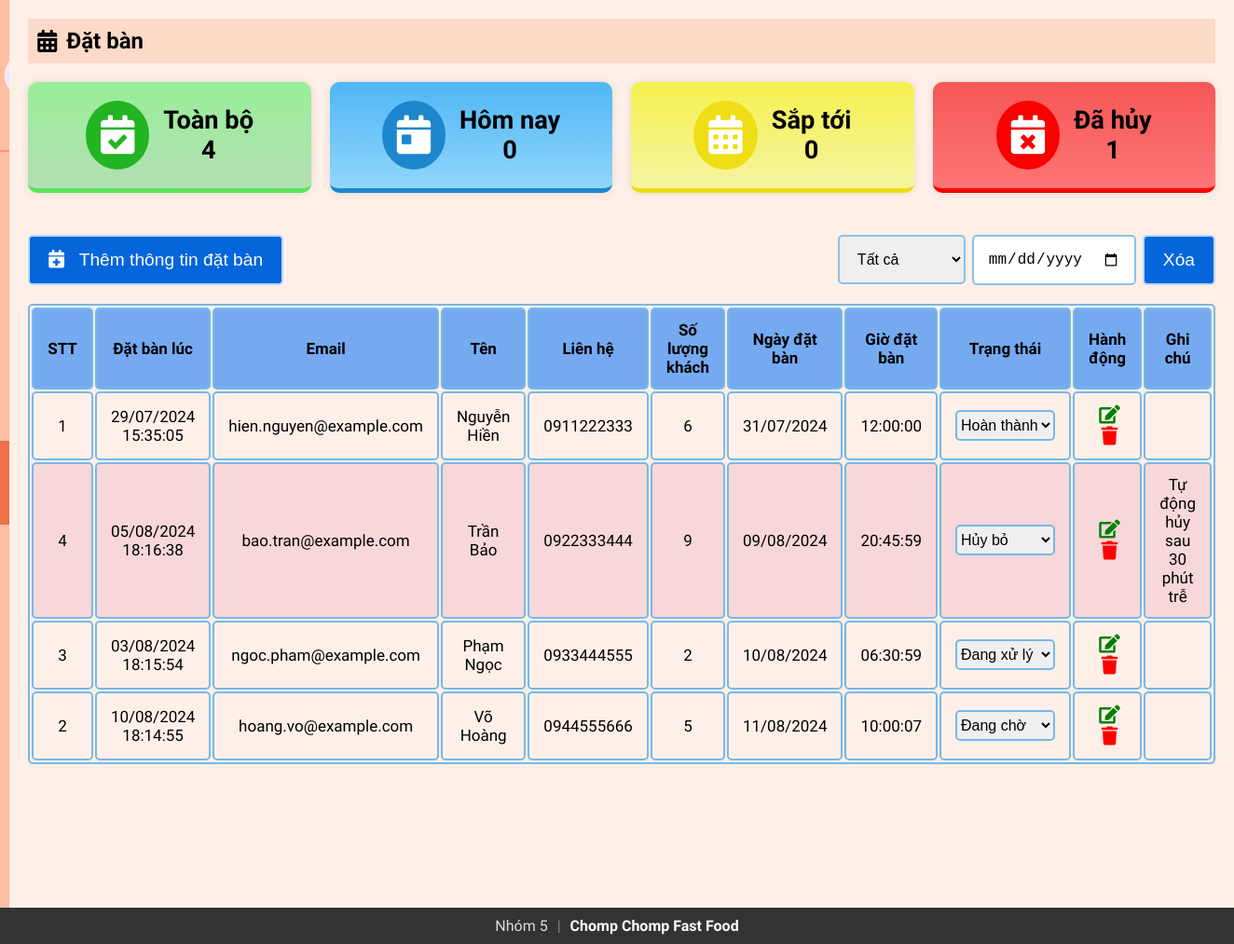
Screenshot of /Admin/reservations.php (signed in) with the database file from the repository.
### tables this page shows
CREATE TABLE `staff` (
  `id` int(11) NOT NULL,
  `firstName` varchar(50) NOT NULL,
  `lastName` varchar(50) NOT NULL,
  `email` varchar(100) NOT NULL,
  `contact` varchar(15) DEFAULT NULL,
  `role` enum('superadmin','admin','delivery boy','waiter') NOT NULL,
  `password` varchar(255) NOT NULL,
  `createdAt` timestamp NOT NULL DEFAULT current_timestamp(),
  `updatedAt` timestamp NOT NULL DEFAULT current_timestamp() ON UPDATE current_timestamp(),
  `profile_image` varchar(255) NOT NULL DEFAULT 'default.jpg'
);

CREATE TABLE `reservations` (
  `email` varchar(255) NOT NULL,
  `name` varchar(255) NOT NULL,
  `contact` varchar(10) NOT NULL,
  `noOfGuests` int(50) NOT NULL,
  `reservedTime` time NOT NULL,
  `reservedDate` date NOT NULL,
  `reservedAt` timestamp NOT NULL DEFAULT current_timestamp(),
  `status` enum('Pending','Approved','On Process','Completed','Cancelled') NOT NULL DEFAULT 'Pending',
  `reservation_id` int(11) NOT NULL
);

### Admin/sidebar.php (called while the page is built, shortened)
<?php
include 'db_connection.php';
$admin_email = isset($_SESSION['email']) ? $_SESSION['email'] : '';
function getAdminInfo($email)
{
  global $conn;
  $stmt = $conn->prepare("SELECT firstName, lastName, email, profile_image FROM staff WHERE email = ?");
  $stmt->bind_param("s", $email);
  $stmt->execute();
  $stmt->bind_result($firstName, $lastName, $email,  $profile_image);
  return [
    'firstName' => $firstName ?: '',
    'lastName' => $lastName ?: '',
    'email' => $email ?: '',
    'profile_image' => $profile_image ?: 'default.jpg'
  ];
}
$admin_info = getAdminInfo($admin_email);
?>

### Admin/reservations.php (the view, shortened to what this page needs)
<?php
include 'db_connection.php';
$current_time = new DateTime();
$sql_total = "SELECT COUNT(*) AS total FROM reservations";
$result_total = $conn->query($sql_total);
$row_total = $result_total->fetch_assoc();
$totalReservations = $row_total['total'];
$sql_today = "SELECT COUNT(*) AS today FROM reservations WHERE DATE(reservedDate) = CURDATE()";
$result_today = $conn->query($sql_today);
$row_today = $result_today->fetch_assoc();
$todaysReservations = $row_today['today'];
$sql_upcoming = "SELECT COUNT(*) AS upcoming FROM reservations WHERE reservedDate > CURDATE() AND status != 'Cancelled' AND status != 'Completed' AND status != 'On Process'";
$result_upcoming = $conn->query($sql_upcoming);
$row_upcoming = $result_upcoming->fetch_assoc();
$upcomingReservations = $row_upcoming['upcoming'];
$sql_cancelled = "SELECT COUNT(*) AS cancelled FROM reservations WHERE status = 'Cancelled'";
$result_cancelled = $conn->query($sql_cancelled);
$row_cancelled = $result_cancelled->fetch_assoc();
$cancelledReservations = $row_cancelled['cancelled'];
$dateFilter = isset($_GET['dateFilter']) ? $_GET['dateFilter'] : '';
$query = "SELECT * FROM reservations";
$query .= " ORDER BY CONCAT(reservedDate, ' ', reservedTime) ASC";
$result = $conn->query($query);
?>
<?php
include 'sidebar.php';
?>
<!DOCTYPE html>
<html lang="en">
<head>
  <link rel="stylesheet" href="sidebar.css">
  <link rel="stylesheet" href="admin_reservation.css">
  <link rel="stylesheet" href="https://cdnjs.cloudflare.com/ajax/libs/font-awesome/5.15.3/css/all.min.css">
</head>
<body>
  <div class="sidebar">
    <div class="profile-section">
      <img src="../uploads/<?php echo htmlspecialchars($admin_info['profile_image']); ?>" alt="Profile Picture">
    </div>
    <ul>
            <li><a href="index.php" ><i class="fas fa-chart-line"></i> Tổng quan </a></li>
            <li><a href="admin_menu.php" ><i class="fas fa-utensils"></i> Quản lý thực đơn </a></li>
            <li><a href="admin_orders.php"><i class="fas fa-shopping-cart"></i> Đơn hàng </a></li>
            <li><a href="reservations.php" class="active"><i class="fas fa-calendar-alt"></i> Đặt bàn </a></li>
            <li><a href="users.php"><i class="fas fa-users"></i> Người dùng </a></li>
            <li><a href="reviews.php"><i class="fas fa-star"></i> Đánh giá </a></li>
            <li><a href="staffs.php" ><i class="fas fa-users"></i> Nhân viên </a></li>
            <li><a href="profile.php"><i class="fas fa-user"></i> Hồ sơ </a></li>
            <li><a href="logout.php"><i class="fas fa-sign-out-alt"></i> Đăng xuất</a></li>
        </ul>
  </div>
  <div class="content">
    <div class="header">
      <h2><i class="fas fa-calendar-alt"></i> Đặt bàn </h2>
    </div>
    <div>
      <div class="stats">
        <div class="stat-item" id="total">
          <div class="stat-icon" id="total-icon">
            <i class="fas fa-calendar-check"></i>
          </div>
          <div class="stat-text">
            <p>Toàn bộ</p>
            <p><?php echo $totalReservations; ?></p>
          </div>
        </div>
        <div class="stat-item" id="today">
          <div class="stat-icon" id="today-icon">
            <i class="fas fa-calendar-day"></i>
          </div>
          <div class="stat-text">
            <p>Hôm nay</p>
            <p><?php echo $todaysReservations; ?></p>
          </div>
        </div>
        <div class="stat-item" id="upcoming">
          <div class="stat-icon" id="upcoming-icon">
            <i class="fas fa-calendar-alt"></i>
          </div>
          <div class="stat-text">
            <p> Sắp tới </p>
            <p><?php echo $upcomingReservations; ?></p>
          </div>
        </div>
        <div class="stat-item" id="cancelled">
          <div class="stat-icon" id="cancelled-icon">
            <i class="fas fa-calendar-times"></i>
          </div>
          <div class="stat-text">
            <p> Đã hủy</p>
            <p><?php echo $cancelledReservations; ?></p>
          </div>
        </div>
      </div>
      <div class="buttons-container">
        <button onclick="openaddReservationModal()"><i class="fas fa-calendar-plus"></i> &nbsp; Thêm thông tin đặt bàn </button>
        <div class="actions">
          <select id="statusFilter" name="statusFilter" onchange="filterByStatus()">
            <option value="">Tất cả</option>
          </select>
          <input type="date" id="dateFilter" name="dateFilter" value="<?php echo htmlspecialchars($dateFilter); ?>" onchange="filterByDate()">
          <button type="button" onclick="clearFilter()">Xóa</button>
        </div>
      </div>
      <table id="userTable">
        <thead>
          <tr>
            <th>STT</th>
            <th>Đặt bàn lúc</th>
            <th>Email</th>
            <th>Tên</th>
            <th>Liên hệ</th>
            <th>Số lượng khách</th>
            <th>Ngày đặt bàn</th>
            <th>Giờ đặt bàn</th>
            <th>Trạng thái</th>
            <th>Hành động</th>
            <th>Ghi chú</th>
          </tr>
        </thead>
        <tbody>
          <?php
          if ($result->num_rows > 0) {
            while ($row = $result->fetch_assoc()) {
    $res_time = new DateTime($row['reservedDate'] . ' ' . $row['reservedTime']);
    $interval_minutes = ($current_time->getTimestamp() - $res_time->getTimestamp()) / 60;
    $highlight = "";
    $note = "";
    $reservedDateFormatted = date('d/m/Y', strtotime($row['reservedDate']));
    $reservedAtFormatted = '';
    if (!empty($row['reservedAt'])) {
        $reservedAtFormatted = date('d/m/Y H:i:s', strtotime($row['reservedAt']));
    }
   if ($interval_minutes >= 30 && $row['status'] == 'Cancelled') {
            $highlight = 'style="background-color: #f8d7da;"';
            $note = 'Tự động hủy sau 30 phút trễ';
        } elseif ($interval_minutes > 0 && $row['status'] == 'Approved') {
            $highlight = 'style="background-color: #fff3cd;"';
            $note = 'Khách chưa đến, vui lòng kiểm tra';
        } elseif ($interval_minutes < 0 && $row['status'] == 'Approved') {
            $highlight = 'style="background-color: #d1e7dd;"';
            $note = 'Sắp đến giờ đặt bàn';
        }
              echo "<tr $highlight>
      <td>{$row['reservation_id']}</td>
      <td>{$reservedAtFormatted}</td>
      <td>{$row['email']}</td>
      <td>{$row['name']}</td>
      <td>{$row['contact']}</td>
      <td>{$row['noOfGuests']}</td>
      <td>{$reservedDateFormatted}</td>
      <td>{$row['reservedTime']}</td>
      <td>
        <select id='status-{$row['reservation_id']}' onchange=\"updateStatus('{$row['reservation_id']}', this.value)\" class='status-select'>
          <option value='Pending' " . ($row['status'] == 'Pending' ? 'selected' : '') . ">Đang chờ</option>
          <option value='Approved' " . ($row['status'] == 'Approved' ? 'selected' : '') . ">Xác nhận</option>
          <option value='On Process' " . ($row['status'] == 'On Process' ? 'selected' : '') . ">Đang xử lý</option>
          <option value='Completed' " . ($row['status'] == 'Completed' ? 'selected' : '') . ">Hoàn thành</option>
          <option value='Cancelled' " . ($row['status'] == 'Cancelled' ? 'selected' : '') . ">Hủy bỏ</option>
        </select>
      </td>
      <td>
        <button id='editbtn' onclick='openEditReservationModal(this)' data-id='{$row['reservation_id']}' data-email='{$row['email']}' data-name='{$row['name']}' data-contact='{$row['contact']}' data-reservedDate='{$row['reservedDate']}' data-reservedTime='{$row['reservedTime']}' data-noOfGuests='{$row['noOfGuests']}' data-status='{$row['status']}'><i class='fas fa-edit'></i></button>
        <button id='deletebtn' onclick=\"deleteItem('{$row['reservation_id']}')\"><i class='fas fa-trash'></i></button>
      </td>
      <td>{$note}</td>
    </tr>";
            }
          } else {
            echo "<tr><td colspan='10' style='text-align: center;'>Không có đơn đặt bàn nào được tìm thấy.</td></tr>";
          }
          ?>
        </tbody>
      </table>
    </div>
</body>
</html>

### Admin/sidebar.css (style rules this page uses)
* { margin: 0; padding: 0; box-sizing: border-box; }
body { background: #fef0e8; font-family: "Baloo 2", cursive; display: flex; flex-direction: row; margin: 0; }
.sidebar { width: 250px; background-color: #ffbda1; color: #1d1818; overflow: auto; position: relative; min-height: 100vh; font-size: 1.1rem }
.sidebar ul li a { display: block; padding: 15px; text-decoration: none; color: #1d1818; transition: background-color 0.3s; }
.sidebar ul li a.active { background-color:#ee7149; font-weight: bold; }
.sidebar ul { list-style-type: none; padding: 0; }
.content { flex: 1; padding: 20px; }
.header { padding: 10px; background-color: #fbdac7; margin-bottom: 20px; display: flex; align-items: center; }
.header h2 { display: flex; align-items: center; }
.header h2 i { margin-right: 10px; }
.profile-section { padding: 20px 5px 20px 5px; display: flex; align-items: center; border-bottom: 2px solid rgba(253, 108, 77, 0.5); }
.profile-section img { width: 50px; height: 50px; border-radius: 50%; margin-right: 15px; }
.sidebar ul li a.active { font-weight: bold; }

### Admin/admin_reservation.css (style rules this page uses)
* { margin: 0; padding: 0; }
body { background: #fef0e8; font-family: "Baloo 2", cursive; margin: 0; }
.content { margin-bottom: 40px; }
table { width: 100%; border: 2px solid #78b8e8; font-size: 17px; text-align: center; cursor: pointer; border-radius: 5px; }
table th, table td { padding: 12px 15px; border: 2px solid #78b8e8; border-radius: 5px; }
table th { background-color: rgba(60, 142, 245, 0.7); }
.header { padding: 10px; background-color: #fbdac7; margin-bottom: 20px; display: flex; align-items: center; }
.stats { display: flex; gap: 20px; margin-top: 20px; margin-bottom: 20px; }
.stats #total { background: linear-gradient(to bottom, rgb(153, 238, 153), rgb(179, 223, 179)); border-bottom: 5px solid rgb(91, 228, 91); }
.stats #today { background: linear-gradient(to bottom, rgb(80, 182, 246), rgb(145, 214, 251)); border-bottom: 5px solid rgb(29, 134, 204); }
.stats #upcoming { background: linear-gradient(to bottom, rgb(245, 240, 78), rgb(245, 245, 161)); border-bottom: 5px solid rgb(239, 221, 21); }
.stats #cancelled { background: linear-gradient(to bottom, rgb(246, 87, 87), rgb(254, 117, 117)); border-bottom: 5px solid rgb(248, 1, 1); }
.stat-item { display: flex; align-items: center; justify-content: center; padding: 20px; gap: 15px; border-radius: 10px; box-shadow: 0 0 10px rgba(0, 0, 0, 0.1); flex: 1; }
.stat-item div { display: flex; align-items: center; }
.stat-text { display: flex; flex-direction: column; }
.stat-item p, .stat-item h3 { margin: 0; font-size: 1.7rem; font-weight: 600; }
.stat-icon { font-size: 2.6rem; color: #fff; border-radius: 50%; padding: 16px; }
#total-icon { background: rgb(34, 180, 34); }
#today-icon { background: rgb(29, 134, 204); }
#upcoming-icon { background: rgb(239, 221, 21); }
#cancelled-icon { background: rgb(248, 1, 1); }
.status-select { border: 2px solid #78b8e8; padding: 5px 0px 5px 0; font-size: 16px; border-radius: 5px; cursor: pointer; outline: none; }
#editbtn, #deletebtn { font-size: 20px; background: none; border: none; padding: 0 0 0 5px; outline: none; cursor: pointer; transition: transform 0.3s ease; }
#editbtn { color: green; }
#deletebtn { color: red; }
.buttons-container { display: flex; justify-content: space-between; align-items: center; margin-bottom: 0px; margin-top: 25px; }
button { background-color: #0566db; color: rgb(253, 253, 253); border: 2px solid #b9d8ff; padding: 14px 20px; cursor: pointer; border-radius: 5px; transition: all 0.3s ease; font-size: 1.2rem; }
.actions { display: flex; align-items: center; margin-bottom: 20px; margin-top: 20px; gap: 7px; }
.actions select, .actions input { padding: 15px; font-size: 1rem; border-radius: 5px; border: 2px solid #8ac2e7; cursor: pointer; outline: none; }

### Admin/reservations.php (style rules this page uses)
body { font-family: 'Baloo 2', cursive !important; }
.content { margin-bottom: 40px; }

### rows the page displays
staff: profile_image (placeholder picture)
reservations: reservation_id "1", reservedAt "29/07/2024 15:35:05", email "hien.nguyen@example.com", name "Nguyễn Hiền", contact "0911222333", noOfGuests "6", reservedDate "31/07/2024", reservedTime "12:00:00", status+reservation_id "Hoàn thành"
reservations: reservation_id "4", reservedAt "05/08/2024 18:16:38", email "bao.tran@example.com", name "Trần Bảo", contact "0922333444", noOfGuests "9", reservedDate "09/08/2024", reservedTime "20:45:59", status+reservation_id "Hủy bỏ", note "Tự động hủy sau 30 phút trễ"
reservations: reservation_id "3", reservedAt "03/08/2024 18:15:54", email "ngoc.pham@example.com", name "Phạm Ngọc", contact "0933444555", noOfGuests "2", reservedDate "10/08/2024", reservedTime "06:30:59", status+reservation_id "Đang xử lý"
reservations: reservation_id "2", reservedAt "10/08/2024 18:14:55", email "hoang.vo@example.com", name "Võ Hoàng", contact "0944555666", noOfGuests "5", reservedDate "11/08/2024", reservedTime "10:00:07", status+reservation_id "Đang chờ"

### other values shown
$totalReservations "4"
$todaysReservations "0"
$upcomingReservations "0"
$cancelledReservations "1"
